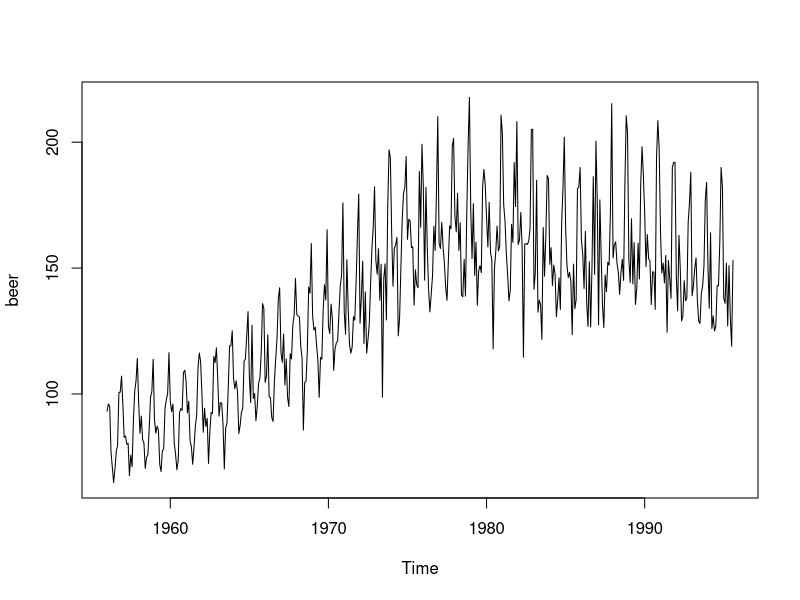
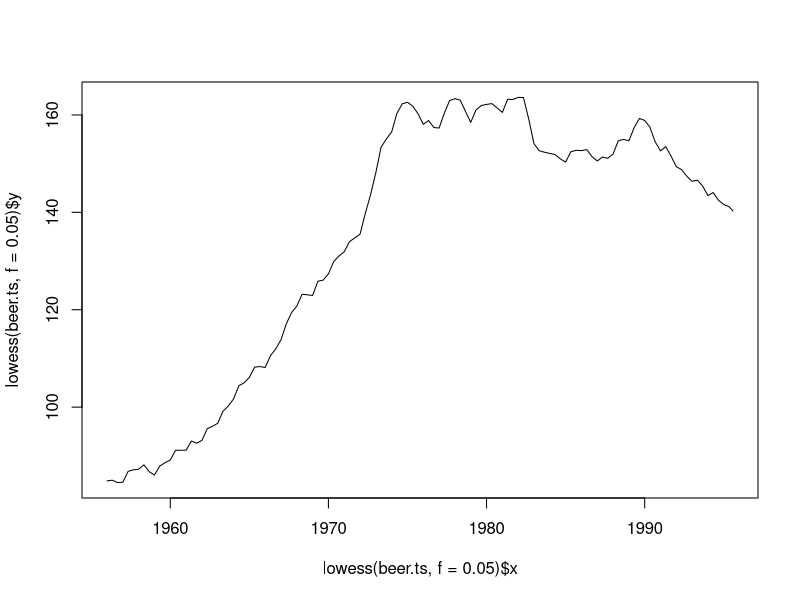
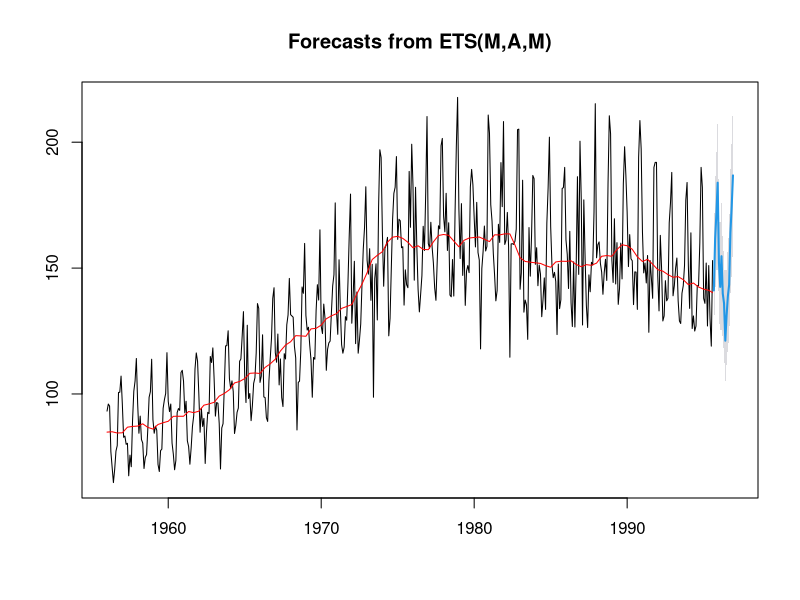

Write R code to recreate these figures, in order.
# Beer example

# Set working directory
setwd('/Users/voitel/TRAINING/UW_Data_Science/UW_Data_Science_450/Week3')

# Read csv
beer <- read.csv('beer.csv')

# Create time seriece
beer.ts <- ts(beer, start=c(1956,1), frequency = 12)

# Print beer.ts
beer.ts

# Plot beer time series
plot(beer.ts)

# Smooth the beer.ts line using lowess function
plot(lowess(beer.ts, f = 0.05), type = "l")

# Install and load 'forecast' package
install.packages("forecast")
library(forecast)

# Use forecasst
beer.forecast <- forecast(beer.ts, h =16, level = 0.95)

# Plot prection vs. original smoothed line (red)
plot(beer.forecast)
lines(lowess(beer.ts, f = 0.05), type="l", col="red")


##########################################################
### Using auto.arima(beer.ts)
auto.arima(beer.ts)  # returned ARIMA(1,1,0)(2,0,0)[12]

# run arima() using parameters produced by auto.arima
beerfit2 <- arima(beer.ts, order=c(1,1,0), seasonal = list(order=c(2,0,0), periods = 12))

# create prediction for beers
beerpred2 <- predict(beerfit2, n.ahead=16)

# print out beer predictions
beerpred2

# look at attributes of beerpred2
attributes(beerpred2)

# print 
predict(beer.forecast)
